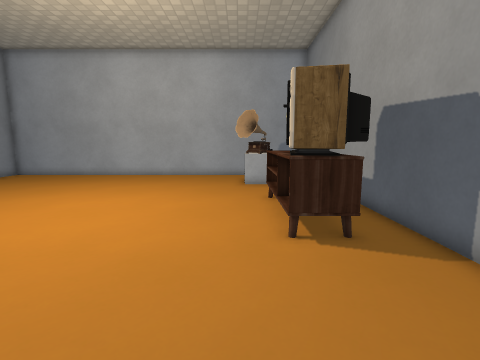
View 1 (above)

15 first-person views from a walk through a Godot game level. The camera is 1.2 m above the floor, tilts 8° down and sees 85° across. Doors that lead somewhere are drawn open, without their leaves. The floor is counted in squares, 0.5 m on a side. Each view is taken from the middle of a square. On the plan, view 1 faces up. The plan holds only what a view shows up to about 18 squares ahead; the rest is blank. Some surface patterns are stand-ins.

View 2
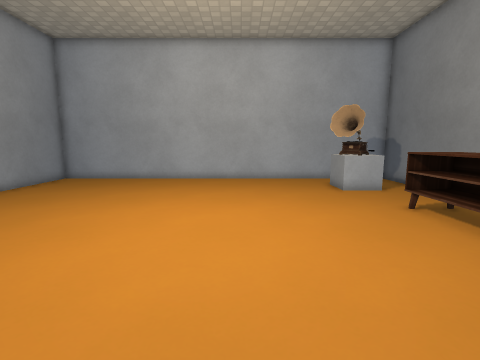

View 3
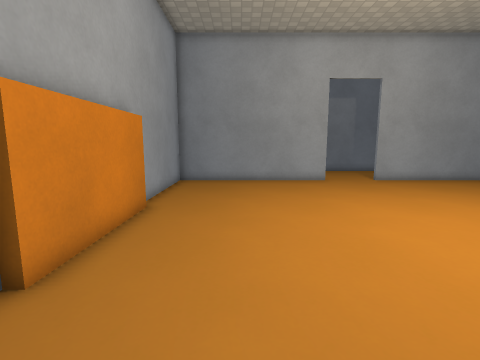

View 4
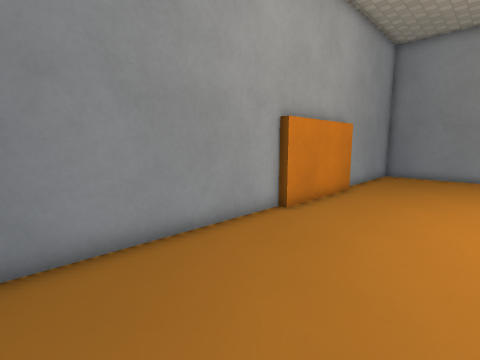

View 5
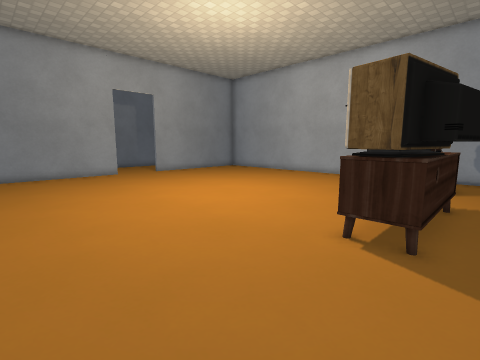

View 6
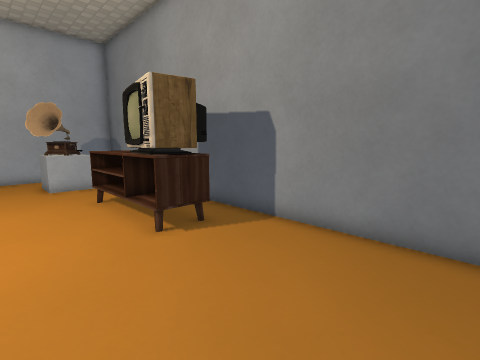

View 7
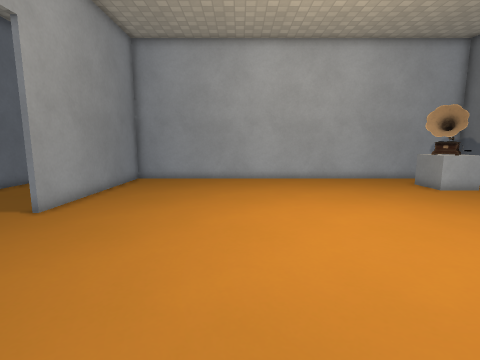

View 8
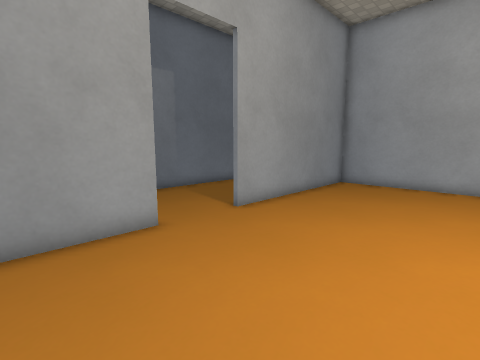

View 9
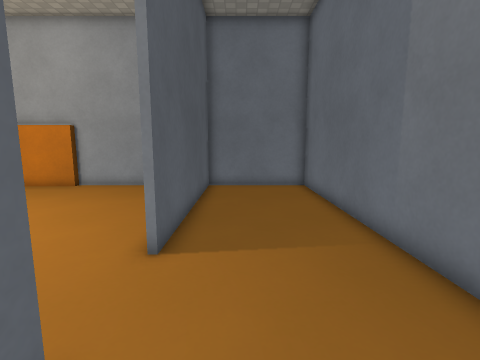

View 10
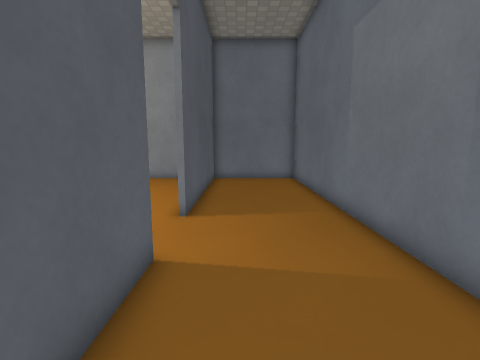

View 11
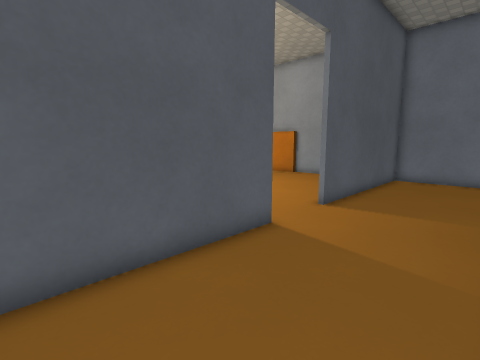

View 12
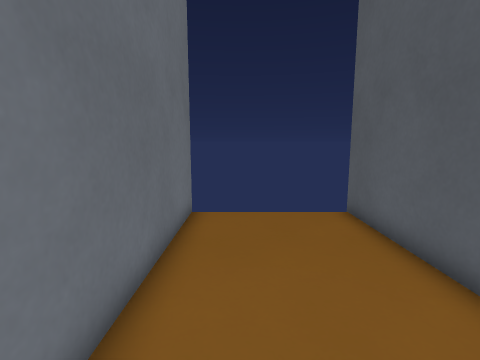

View 13
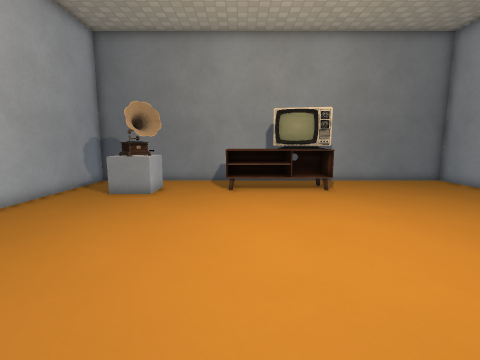

View 14
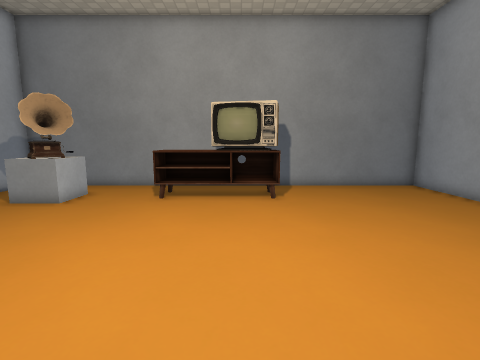

View 15
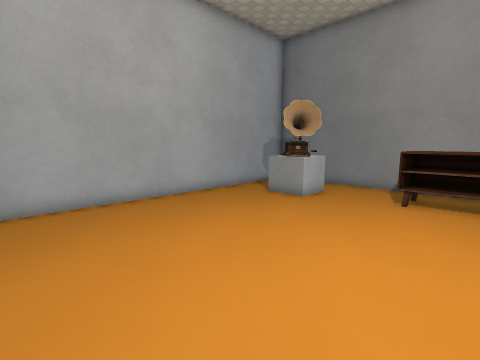

### Floor plan
Points are (right, up) in squares from view 1. A wall is a line through its corners. A room is listed if a view was taken in it or the views show most of it. See-through windows are left out.
Room 1 (views 1, 2, 3, 4, 5, 6, 7, 8, 13, 14, 15)
walls: (-4.1, -1.9) (4.8, -1.9) (4.8, 19.9) (-17, 19.9) (-17, 10.8); (-17, 7.6) (-17, -1.9) (-9.6, -1.9)
low walls: (1.2, 7.4) (1.2, 11.8); (2, 11.6) (1.1, 11.6); (2.9, 11.8) (2.9, 9.4); (3, 6.3) (2.4, 6.3); (0.3, 16.4) (0.3, 17.4); (2.4, 15.2) (1.4, 15.2)
ways out: open door at (-17, 9.5) to room 2
objects: other object (-9, -2) to (-5, -2); other object (0, 15) to (1, 16); other object (1, 6) to (4, 9)
Room 2 (views 9, 10, 11, 12)
walls: (-17.2, 10.8) (-17.2, 20.1); (-22.7, 20.1) (-22.7, -1.9) (-17.2, -1.9) (-17.2, 7.6)
ways out: open door at (-17, 9.5) to room 1

Where each view was taken, in squares from view 1:
view 1: 0 up, 0 right, facing up
view 2: 2 up, 5 left, facing up
view 3: 2 up, 0 right, facing left
view 4: 4 up, 4 right, facing down-left
view 5: 0 up, 4 right, facing up-left
view 6: 0 up, 2 left, facing up-right
view 7: 2 up, 10 left, facing up
view 8: 4 up, 10 left, facing up-left
view 9: 13 up, 19 left, facing down
view 10: 16 up, 19 left, facing down
view 11: 17 up, 22 left, facing down-right
view 12: 11 up, 21 left, facing up
view 13: 11 up, 12 left, facing right
view 14: 8 up, 10 left, facing right
view 15: 9 up, 10 left, facing up-right
